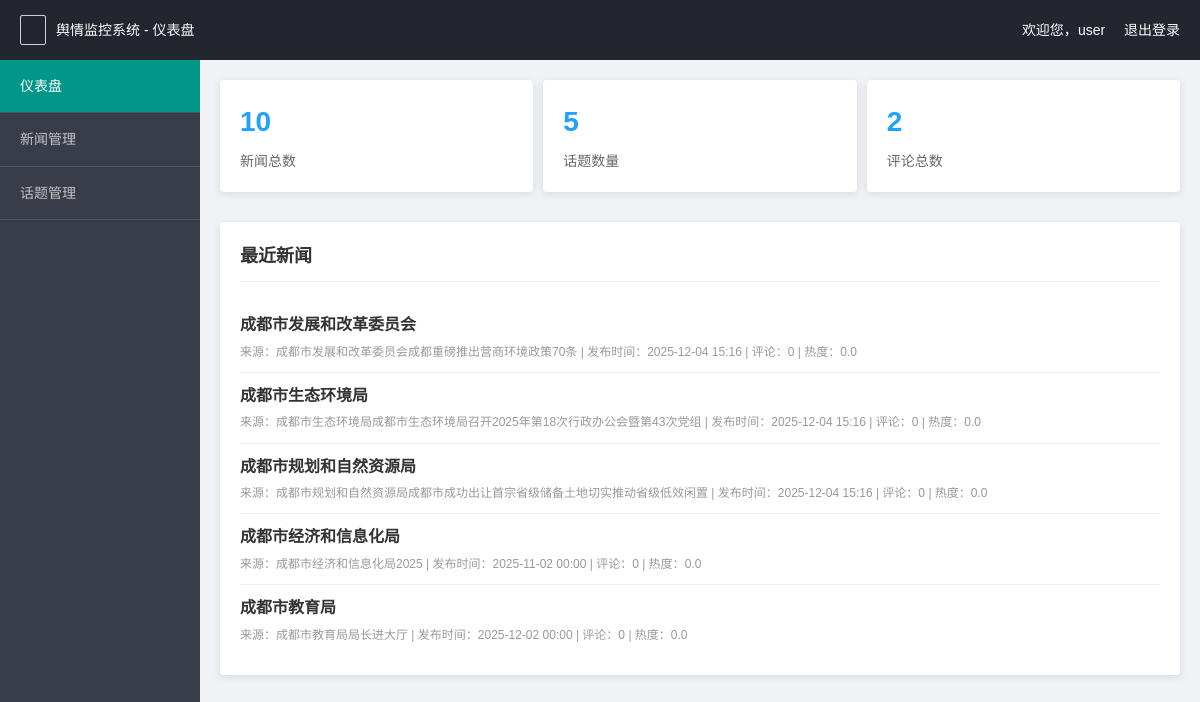
Page /dashboard (signed in) on the committed database.
### app/models.py (models this page shows, shortened)
class User(UserMixin, db.Model):
    id = db.Column(db.Integer, primary_key=True)
    username = db.Column(db.String(64), unique=True, nullable=False, index=True)
    email = db.Column(db.String(120), unique=True, index=True)
    password_hash = db.Column(db.String(128))
    role_id = db.Column(db.Integer, db.ForeignKey('role.id'))
    created_at = db.Column(db.DateTime, default=datetime.utcnow)
    last_login = db.Column(db.DateTime)
    is_active = db.Column(db.Boolean, default=True)
    comments = db.relationship('Comment', backref='author', lazy='dynamic')
    @property
    def password(self):
        raise AttributeError('password is not a readable attribute')
    def has_role(self, role_name):
        if self.role:
            return self.role.name == role_name
        return False

class News(db.Model):
    id = db.Column(db.Integer, primary_key=True)
    title = db.Column(db.String(256), nullable=False)
    content = db.Column(db.Text)
    source = db.Column(db.String(128))
    url = db.Column(db.String(512))
    cover = db.Column(db.String(512))  # 封面图片URL
    publish_time = db.Column(db.DateTime)
    crawl_time = db.Column(db.DateTime, default=datetime.utcnow)
    sentiment_score = db.Column(db.Float, default=0.0)
    heat_score = db.Column(db.Float, default=0.0)
    comments_count = db.Column(db.Integer, default=0)
    views_count = db.Column(db.Integer, default=0)
    is_processed = db.Column(db.Boolean, default=False)
    topics = db.relationship('Topic', secondary=news_topics, lazy='dynamic',
                           backref=db.backref('news_list', lazy='dynamic'))
    comments = db.relationship('Comment', backref='news', lazy='dynamic')

### app/main/routes.py (the view)
@bp.route('/dashboard')
@login_required
def dashboard():
    total_news = News.query.count()
    total_topics = Topic.query.count()
    total_comments = Comment.query.count()
    recent_news = News.query.order_by(News.crawl_time.desc()).limit(5).all()
    return render_template('dashboard.html',
                         total_news=total_news,
                         total_topics=total_topics,
                         total_comments=total_comments,
                         recent_news=recent_news)

### app/__init__.py (called while the page is built)
def create_app(config_name=None):
    app = Flask(__name__, instance_relative_config=True)
    app.config['SECRET_KEY'] = os.getenv('SECRET_KEY', 'dev_key_change_in_production')
    app.config['SQLALCHEMY_DATABASE_URI'] = os.getenv('DATABASE_URL', 'sqlite:///app.db')
    app.config['SQLALCHEMY_TRACK_MODIFICATIONS'] = False
    app.config['APP_NAME'] = os.getenv('APP_NAME', '舆情系统')
    app.config['APP_VERSION'] = os.getenv('APP_VERSION', '1.0.0')
    db.init_app(app)
    migrate.init_app(app, db)
    login_manager.init_app(app)
    from app.main import bp as main_bp
    app.register_blueprint(main_bp)
    from app.models import User, Role, News, Topic, Comment, SystemSetting, Monitor
    @login_manager.user_loader
    def load_user(user_id):
        return User.query.get(int(user_id))
    return app

### templates/dashboard.html (shortened to what this page needs)
<!DOCTYPE html>
<html lang="zh-CN">
<head>
    <link rel="stylesheet" href="{{ url_for('static', filename='layui/css/layui.css') }}">
</head>
<body>
    <div class="header">
        <div style="display: flex; align-items: center;">
            <button class="layui-btn layui-btn-primary layui-btn-sm" id="menu-toggle" style="margin-right: 10px;">
                <i class="layui-icon layui-icon-menu"></i>
            </button>
            舆情监控系统 - 仪表盘
        </div>
        <div class="user-info">
            <span>欢迎您，{{ current_user.username }}</span>
            <a href="{{ url_for('main.logout') }}" style="margin-left: 15px; color: white; text-decoration: none;">退出登录</a>
        </div>
    </div>
    <div class="container">
        <div class="sidebar">
            <ul>
                <li><a href="{{ url_for('main.dashboard') }}" class="active">仪表盘</a></li>
                <li><a href="{{ url_for('main.news_list') }}">新闻管理</a></li>
                <li><a href="{{ url_for('main.topic_list') }}">话题管理</a></li>
            </ul>
        </div>
    <div class="content">
        <div class="stats-cards">
            <div class="stat-card">
                <div class="number">{{ total_news }}</div>
                <div class="label">新闻总数</div>
            </div>
            <div class="stat-card">
                <div class="number">{{ total_topics }}</div>
                <div class="label">话题数量</div>
            </div>
            <div class="stat-card">
                <div class="number">{{ total_comments }}</div>
                <div class="label">评论总数</div>
            </div>
        </div>
        <div class="panel">
            <div class="panel-header">
                <h3>最近新闻</h3>
            </div>
            <ul class="news-list">
                {% for news in recent_news %}
                <li class="news-item">
                    <a href="#" class="news-title">{{ news.title }}</a>
                    <div class="news-meta">
                        来源：{{ news.source }} |
                        发布时间：{{ news.publish_time.strftime('%Y-%m-%d %H:%M') if news.publish_time else '未知' }} |
                        评论：{{ news.comments_count }} |
                        热度：{{ news.heat_score }}
                    </div>
                </li>
                {% else %}
                <li class="news-item">暂无新闻数据</li>
                {% endfor %}
            </ul>
        </div>
    </div>
</body>
</html>

### rows in the picture
User: username "user"
News: title "成都市发展和改革委员会", source "成都市发展和改革委员会成都重磅推出营商环境政策70条", publish_time "2025-12-04 15:16", comments_count "0", heat_score "0.0"
News: title "成都市生态环境局", source "成都市生态环境局成都市生态环境局召开2025年第18次行政办公会暨第43次党组", publish_time "2025-12-04 15:16", comments_count "0", heat_score "0.0"
News: title "成都市规划和自然资源局", source "成都市规划和自然资源局成都市成功出让首宗省级储备土地切实推动省级低效闲置", publish_time "2025-12-04 15:16", comments_count "0", heat_score "0.0"
News: title "成都市经济和信息化局", source "成都市经济和信息化局2025", publish_time "2025-11-02 00:00", comments_count "0", heat_score "0.0"
News: title "成都市教育局", source "成都市教育局局长进大厅", publish_time "2025-12-02 00:00", comments_count "0", heat_score "0.0"

### other values in the picture
{{ total_news }} "10"
{{ total_topics }} "5"
{{ total_comments }} "2"
